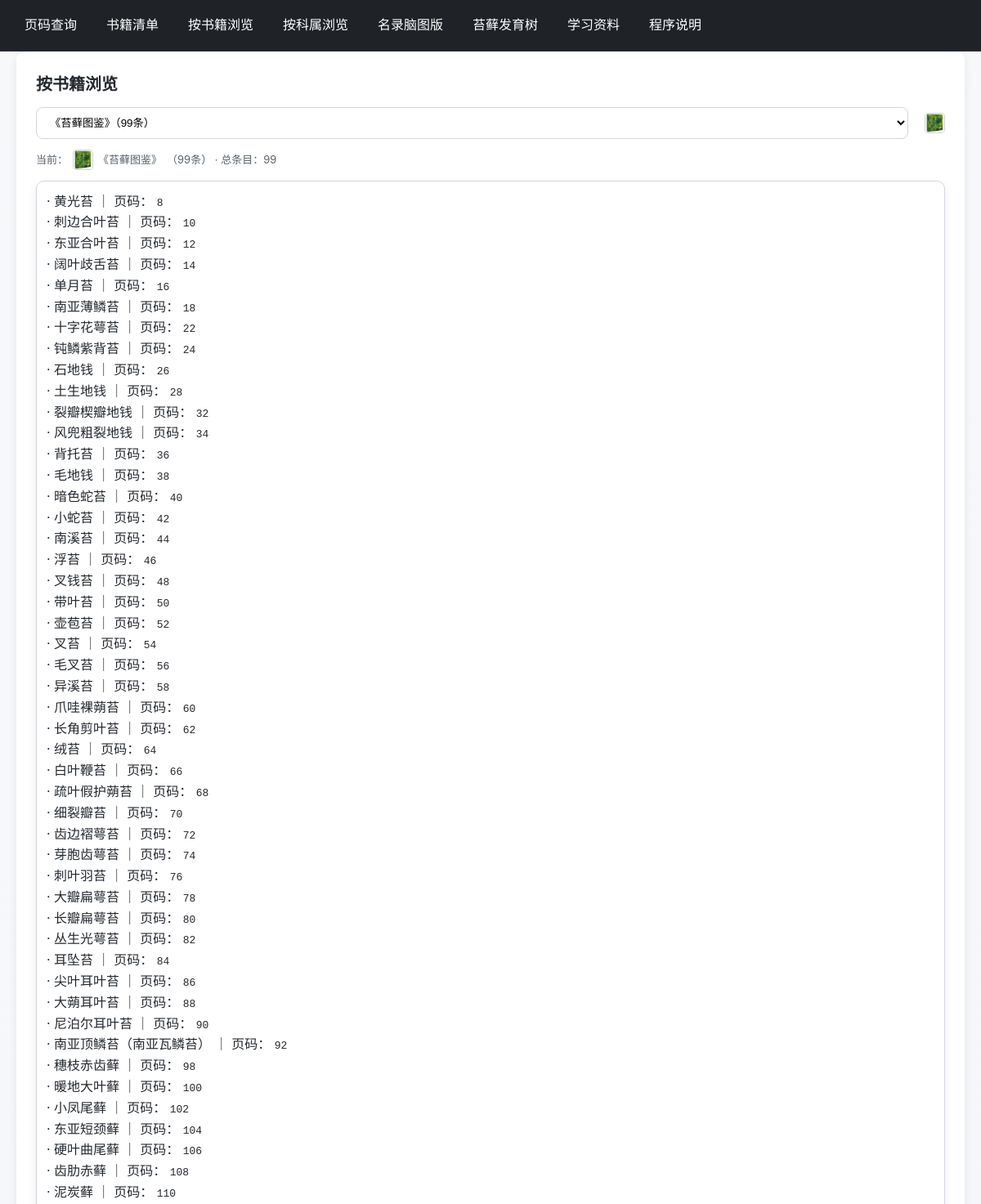
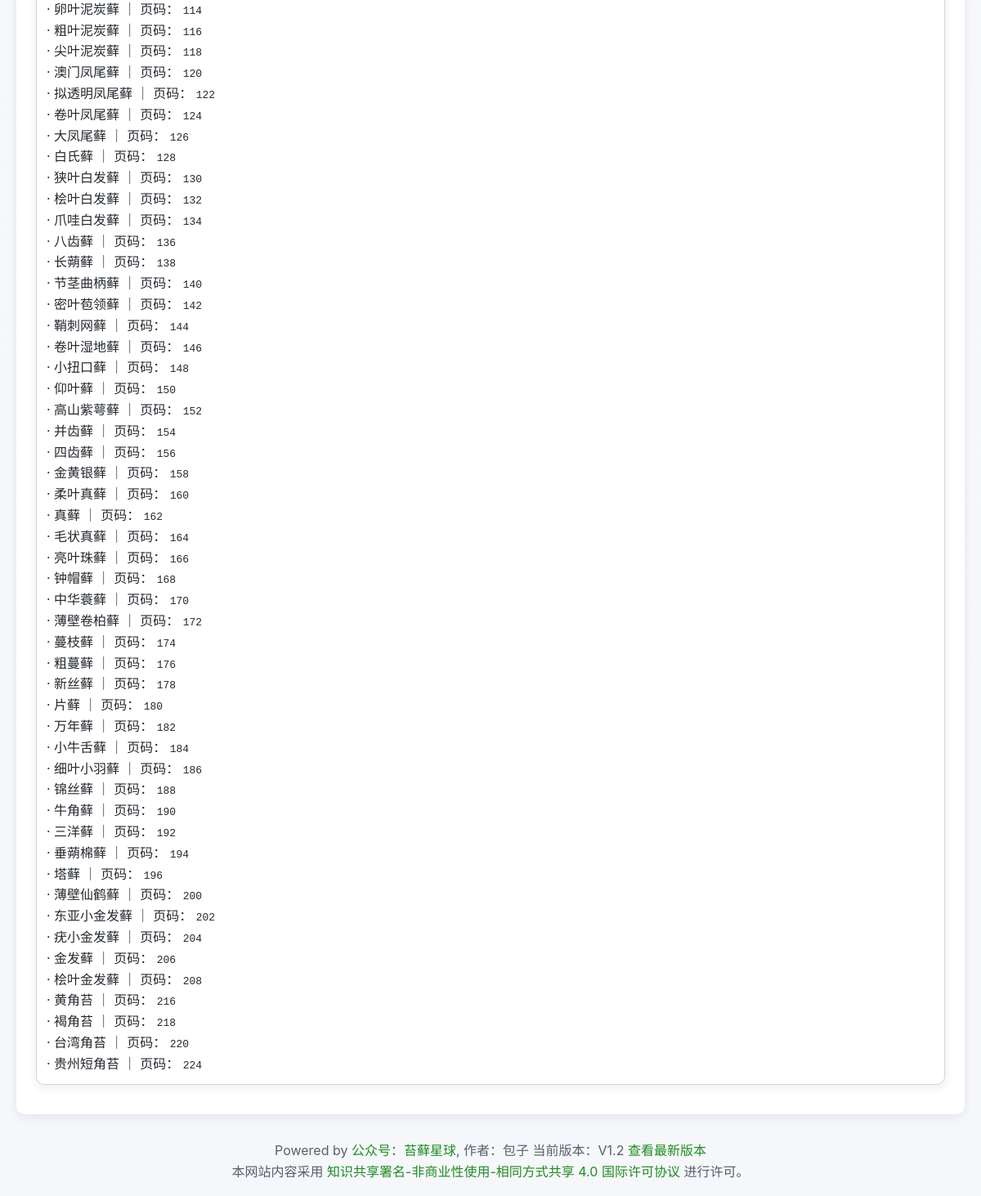
Page /browse?book_id=32 on the committed database (2 pictures, top to bottom).
### tables this page shows
CREATE TABLE books (
    id INTEGER PRIMARY KEY AUTOINCREMENT,
    book_name TEXT NOT NULL,
    short_name TEXT NOT NULL UNIQUE,
    offset INTEGER DEFAULT 0,
    has_pdf INTEGER DEFAULT 1,
    region TEXT,
    publisher TEXT,
    publish_date TEXT,
    price REAL,
    page INTEGER,
    moss_count INTEGER DEFAULT 0,
    content_format TEXT,
    author TEXT,
    cover_image TEXT,
    notes TEXT
, has_txt INTEGER DEFAULT 0, has_line INTEGER DEFAULT 0, has_spec INTEGER DEFAULT 0, has_env INTEGER DEFAULT 0, has_micro INTEGER DEFAULT 0, has_micro_section INTEGER DEFAULT 0, has_elec INTEGER DEFAULT 0);

CREATE TABLE mosses (
    id INTEGER PRIMARY KEY AUTOINCREMENT,
    moss_name TEXT NOT NULL UNIQUE
);

### app.py (the view)
@app.route("/browse")
def browse():
    books = list_books()
    sel_id_raw = request.args.get("book_id", "").strip()
    selected_id = None
    selected_book = None
    if sel_id_raw:
        for b in books:
            if str(b["id"]) == sel_id_raw:
                selected_id = b["id"]
                selected_book = b
                break
    else:
        if books:
            selected_book = min(books, key=lambda x: x["id"])  # 默认选择ID最小的书籍
            selected_id = selected_book["id"]
    mosses = []
    if selected_book:
        with connect_db(DB_PATH) as conn:
            init_db(conn, clear=False)
            rows = conn.execute(
                """
                SELECT mp.page_id AS page, m.moss_name AS moss, b.offset AS offset, b.has_pdf AS has_pdf
                FROM moss_pages mp
                JOIN mosses m ON m.id = mp.moss_id
                JOIN books b ON b.id = mp.book_id
                WHERE mp.book_id = ?
                """,
                (selected_book["id"],),
            ).fetchall()
        by_moss = {}
        book_offset = 0
        book_has_pdf = 1
        for r in rows:
            p = (r["page"] or "").strip()
            moss = r["moss"]
            book_offset = int(r["offset"]) if r["offset"] is not None else 0
            book_has_pdf = int(r["has_pdf"]) if r["has_pdf"] is not None else 1
            if p:
                by_moss.setdefault(moss, set()).add(p)
        for name, pages in by_moss.items():
            items = []
            for p in sorted(pages, key=page_sort_key):
                pdf = None
                if book_has_pdf and book_offset != 0 and p.isdigit():
                    try:
                        pdf = str(int(p) + book_offset)
                    except Exception:
                        pdf = None
                items.append({"page": p, "pdf": pdf})
            mosses.append({"name": name, "page_items": items})
        mosses.sort(key=lambda e: page_sort_key(e["page_items"][0]["page"]) if e["page_items"] else (10**9, ""))
    return render_template(
        "browse.html",
        books=books,
        selected_id=selected_id,
        selected_book=selected_book,
        mosses=mosses,
    )

### app.py (called while the page is built)
def connect_db(db_path: str) -> sqlite3.Connection:
    conn = sqlite3.connect(db_path)
    conn.row_factory = sqlite3.Row
    return conn

def page_sort_key(s: str):
    import re
    s = (s or "").strip()
    m = re.match(r"^(\d+)", s)
    if m:
        num = int(m.group(1))
        rest = s[m.end():].strip().lower()
    else:
        num = 10**9  # 非数字页码排在最后
        rest = s.lower()
    return (num, rest)

### templates/browse.html (shortened to what this page needs)
{% extends 'base.html' %}
{% block content %}
<h2>按书籍浏览</h2>
<form method="get" action="{{ url_for('browse') }}">
  <div class="row">
    <div class="col">
      <select class="input" name="book_id" onchange="this.form.submit()">
        {% for b in books %}
          <option value="{{ b.id }}" {% if b.id == selected_id %}selected{% endif %}>{{ b.book_name }}（{{ b.data_count }}条）{% if b.has_pdf %} [PDF]{% endif %}</option>
        {% endfor %}
      </select>
    </div>
    <div style="display:flex; align-items:center; padding-left:8px;">
      {% if selected_book and selected_book.cover_image %}
        <img src="{{ url_for('img_file', filename=selected_book.cover_image) }}" alt="{{ selected_book.book_name }} 封面" style="width:25px; height:25px; object-fit:cover; border:1px solid #d0d7de; border-radius:4px;">
      {% endif %}
    </div>
  </div>
</form>
{% if selected_book %}
  <p class="muted" style="display:flex; align-items:center; gap:6px;">当前：{% if selected_book.cover_image %}<img src="{{ url_for('img_file', filename=selected_book.cover_image) }}" alt="{{ selected_book.book_name }} 封面" style="width:25px; height:25px; object-fit:cover; border:1px solid #d0d7de; border-radius:4px;">{% endif %} <span>{{ selected_book.book_name }}</span>（{{ selected_book.data_count }}条） · 总条目：{{ mosses|length }}</p>
  {% if mosses %}
    <div class="card">
      {% for m in mosses %}
        <div>· {{ m.name }} ｜ 页码：
          {% for item in m.page_items %}
            <code>{{ item.page }}</code>{% if item.pdf %}（PDF：<code>{{ item.pdf }}</code>）{% endif %}{% if not loop.last %}、{% endif %}
          {% endfor %}
        </div>
      {% endfor %}
    </div>
  {% else %}
    <div class="flash error">未找到数据。</div>
  {% endif %}
{% else %}
  <div class="flash error">请先选择书籍。</div>
{% endif %}
{% endblock %}

### static/style.css (style rules this page uses)
:root { --bg: #f5f7fb; --surface: #ffffff; --text: #24292f; --muted: #57606a; --border: #d0d7de; --shadow: 0 4px 12px rgba(27,31,35,.08); --radius: 10px; --primary: #228B22; --primary-hover: #1a6e1a; --primary-weak: #e6f4ea; --success-bg: #dafbe1; --success-border: #a8f0bd; --success-text: #1a7f37; --error-bg: #ffebe9; --error-border: #ffd1cf; --error-text: #6a1b1a; }
* { box-sizing: border-box; }
html, body { height: 100%; }
body { font-family: -apple-system, BlinkMacSystemFont, 'Segoe UI', Roboto, 'Helvetica Neue', Arial, 'Noto Sans', 'PingFang SC', 'Microsoft YaHei', sans-serif; margin: 0; color: var(--text); background: linear-gradient(180deg, #f6f8fa 0%, var(--bg) 100%); line-height: 1.6; }
h1, h2, h3 { color: var(--text); margin: 0 0 12px; }
h2 { font-size: 20px; }
.row { display: flex; gap: 12px; flex-wrap: wrap; }
.col { flex: 1 1 280px; min-width: 0; }
.input, select, textarea { width: 100%; padding: 10px 12px; border: 1px solid var(--border); border-radius: 8px; background: #fff; transition: border-color .2s ease, box-shadow .2s ease; }
.input::placeholder { color: #8a959e; }
.muted { color: var(--muted); font-size: 13px; }
.card { border: 1px solid var(--border); border-radius: var(--radius); padding: 12px; margin-bottom: 12px; background: var(--surface); box-shadow: var(--shadow); }
img { border-radius: 6px; }

### rows in the picture
books: cover_image (picture), book_name "《苔藓图鉴》", name "小蛇苔", page "42" "50" "64" "72" "88" "110" "218", name "带叶苔", name "绒苔", name "齿边褶萼苔", name "大蒴耳叶苔", name "泥炭藓", name "褐角苔"

### other values in the picture
{{ selected_book.data_count }} "99"
{{ mosses|length }} "99"
{{ m.name }} "黄光苔" "刺边合叶苔" "东亚合叶苔" "阔叶歧舌苔" "单月苔" "南亚薄鳞苔" "十字花萼苔" "钝鳞紫背苔" "石地钱" "土生地钱" "裂瓣楔瓣地钱" "风兜粗裂地钱" "背托苔" "毛地钱" "暗色蛇苔" "南溪苔" "浮苔" "叉钱苔" "壶苞苔" "叉苔" "毛叉苔" "异溪苔" "爪哇裸蒴苔" "长角剪叶苔" "白叶鞭苔" "疏叶假护蒴苔" "细裂瓣苔" "芽胞齿萼苔" "刺叶羽苔" "大瓣扁萼苔" "长瓣扁萼苔" "丛生光萼苔" "耳坠苔" "尖叶耳叶苔" "尼泊尔耳叶苔" "南亚顶鳞苔（南亚瓦鳞苔）" "穗枝赤齿藓" "暖地大叶藓" "小凤尾藓" "东亚短颈藓" "硬叶曲尾藓" "齿肋赤藓" "卵叶泥炭藓" "粗叶泥炭藓" "尖叶泥炭藓" "澳门凤尾藓" "拟透明凤尾藓" "卷叶凤尾藓" "大凤尾藓" "白氏藓" "狭叶白发藓" "桧叶白发藓" "爪哇白发藓" "八齿藓" "长蒴藓" "节茎曲柄藓" "密叶苞领藓" "鞘刺网藓" "卷叶湿地藓" "小扭口藓" "仰叶藓" "高山紫萼藓" "并齿藓" "四齿藓" "金黄银藓" "柔叶真藓" "真藓" "毛状真藓" "亮叶珠藓" "钟帽藓" "中华蓑藓" "薄壁卷柏藓" "蔓枝藓" "粗蔓藓" "新丝藓" "片藓" "万年藓" "小牛舌藓" "细叶小羽藓" "锦丝藓" "牛角藓" "三洋藓" "垂蒴棉藓" "塔藓" "薄壁仙鹤藓" "东亚小金发藓" "疣小金发藓" "金发藓" "桧叶金发藓" "黄角苔" "台湾角苔" "贵州短角苔"
{{ item.page }} "8" "10" "12" "14" "16" "18" "22" "24" "26" "28" "32" "34" "36" "38" "40" "44" "46" "48" "52" "54" "56" "58" "60" "62" "66" "68" "70" "74" "76" "78" "80" "82" "84" "86" "90" "92" "98" "100" "102" "104" "106" "108" "114" "116" "118" "120" "122" "124" "126" "128" "130" "132" "134" "136" "138" "140" "142" "144" "146" "148" "150" "152" "154" "156" "158" "160" "162" "164" "166" "168" "170" "172" "174" "176" "178" "180" "182" "184" "186" "188" "190" "192" "194" "196" "200" "202" "204" "206" "208" "216" "220" "224"
form field book_id "《苔藓图鉴》（99条）"
